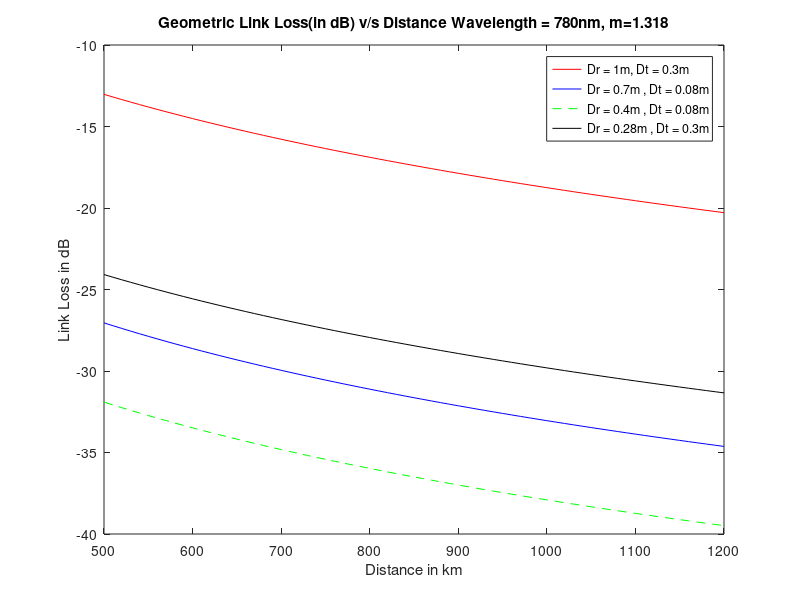

Write the MATLAB code that produced this figure.
%Geometric Loss
%Graph 1 - Geometric Link Loss(in dB) v/s Distance
%Case 1 - Dr = 1m, Dt = 0.3m , Wavelength = 780nm, m = 1.318
Dr = 1;
Dt = 0.3;
m = 1.318;
lambda = 780*10^-9;
L = [500:10:1200];
Gl = 20*log10((Dr*Dt)./(Dt^2 + 2.44*m.*L.*10^3*lambda));
plot(L,Gl,'r');
hold on
%Case 2 - Dr = 0.7m , Dt = 0.08m, Wavelength = 780nm , m = 1.318
Dr = 0.7;
Dt = 0.08;
m = 1.318;
lambda = 780*10^-9;
L1 = [500:10:1200];
Gl1 = 20*log10((Dr*Dt)./(Dt^2 + 2.44*m.*L1.*10^3*lambda));
plot(L1,Gl1,'b');

%Case 3 - Dr = 0.4m , Dt = 0.08m, Wavelength = 780nm , m = 1.318
Dr = 0.4;
Dt = 0.08;
m = 1.318;
lambda = 780*10^-9;
L2 = [500:10:1200];
Gl2 = 20*log10((Dr*Dt)./(Dt^2 + 2.44*m.*L2.*10^3*lambda));
plot(L2,Gl2,'g--');

%Case 4 - Dr = 0.28m , Dt = 0.3m, Wavelength = 780nm , m = 1.318
Dr = 0.28;
Dt = 0.3;
m = 1.318;
lambda = 780*10^-9;
L3 = [500:10:1200];
Gl3 = 20*log10((Dr*Dt)./(Dt^2 + 2.44*m.*L3*10^3*lambda));
plot(L3,Gl3,'black');
legend('Dr = 1m, Dt = 0.3m','Dr = 0.7m , Dt = 0.08m','Dr = 0.4m , Dt = 0.08m','Dr = 0.28m , Dt = 0.3m');
xlabel('Distance in km');
ylabel('Link Loss in dB');
title(["Geometric Link Loss(in dB) v/s Distance ","Wavelength = 780nm, m=1.318"]);
hold off


